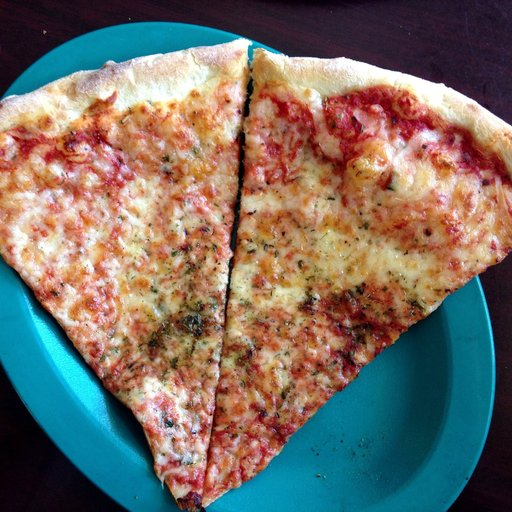
#> input picture 5.1_Textures/images/pizza.jpg, 512 x 512 px
$ jupyter execute --allow-errors P5SergiRomeroPauSoler.ipynb   (shell and % lines are left out)
#> lines starting #> are read from the running program, lines starting #| are printed output that depends on the picture
### 5.1_Textures/LM_filters.py
'''
The Leung-Malik (LM) Filter Bank, implementation in python

T. Leung and J. Malik. Representing and recognizing the visual appearance of
materials using three-dimensional textons. International Journal of Computer
Vision, 43(1):29-44, June 2001.

Reference: http://www.robots.ox.ac.uk/~vgg/research/texclass/filters.html
'''

import numpy as np
import matplotlib.pyplot as plt

def gaussian1d(sigma, mean, x, ord):
    x = np.array(x)
    x_ = x - mean
    var = sigma**2

    # Gaussian Function
    g1 = (1/np.sqrt(2*np.pi*var))*(np.exp((-1*x_*x_)/(2*var)))

    if ord == 0:
        g = g1
        return g
    elif ord == 1:
        g = -g1*((x_)/(var))
        return g
    else:
        g = g1*(((x_*x_) - var)/(var**2))
        return g

def gaussian2d(sup, scales):
    var = scales * scales
    shape = (sup,sup)
    n,m = [(i - 1)/2 for i in shape]
    x,y = np.ogrid[-m:m+1,-n:n+1]
    g = (1/np.sqrt(2*np.pi*var))*np.exp( -(x*x + y*y) / (2*var) )
    return g

def log2d(sup, scales):
    var = scales * scales
    shape = (sup,sup)
    n,m = [(i - 1)/2 for i in shape]
    x,y = np.ogrid[-m:m+1,-n:n+1]
    g = (1/np.sqrt(2*np.pi*var))*np.exp( -(x*x + y*y) / (2*var) )
    h = g*((x*x + y*y) - var)/(var**2)
    return h

def makefilter(scale, phasex, phasey, pts, sup):

    gx = gaussian1d(3*scale, 0, pts[0,...], phasex)
    gy = gaussian1d(scale,   0, pts[1,...], phasey)

    image = gx*gy

    image = np.reshape(image,(sup,sup))
    return image

def makeLMfilters():
    sup     = 49
    scalex  = np.sqrt(2) * np.array([1,2,3])
    norient = 6
    nrotinv = 12

    nbar  = len(scalex)*norient
    nedge = len(scalex)*norient
    nf    = nbar+nedge+nrotinv
    F     = np.zeros([sup,sup,nf])
    hsup  = (sup - 1)/2

    x = [np.arange(-hsup,hsup+1)]
    y = [np.arange(-hsup,hsup+1)]

    [x,y] = np.meshgrid(x,y)

    orgpts = [x.flatten(), y.flatten()]
    orgpts = np.array(orgpts)

    count = 0
    for scale in range(len(scalex)):
        for orient in range(norient):
            angle = (np.pi * orient)/norient
            c = np.cos(angle)
            s = np.sin(angle)
            rotpts = [[c+0,-s+0],[s+0,c+0]]
            rotpts = np.array(rotpts)
            rotpts = np.dot(rotpts,orgpts)
            F[:,:,count] = makefilter(scalex[scale], 0, 1, rotpts, sup)
            F[:,:,count+nedge] = makefilter(scalex[scale], 0, 2, rotpts, sup)
            count = count + 1

    count = nbar+nedge
    scales = np.sqrt(2) * np.array([1,2,3,4])

    for i in range(len(scales)):
        F[:,:,count]   = gaussian2d(sup, scales[i])
        count = count + 1

    for i in range(len(scales)):
        F[:,:,count] = log2d(sup, scales[i])
        count = count + 1

    for i in range(len(scales)):
        F[:,:,count] = log2d(sup, 3*scales[i])
        count = count + 1

    return F

# Call the make filter function
F = makeLMfilters()
print("LM filters imported, the shape of the filter bank is: ", F.shape)

### 5.1_Textures/P5SergiRomeroPauSoler.ipynb
==============================================================================================
# Practicum 5 - Part 1

==============================================================================================

## Delivery

Up to **1 point out of 10** will be penalized if the following requirements are not fulfilled:

- Implemented code should be commented.

- The questions introduced in the exercises must be answered.

- Add title to the figures to explain what is displayed.

- Comments need to be in **english**.

- The deliverable must be a file named **P5_Student1_Student2.zip** that includes:
    - The notebook P5_Student1_Student2.ipynb completed with the solutions to the exercises and their corresponding comments.

**Deadline (Group A- Group F): November 23th, 23:00 h**

**Deadline (Group B): November 24th, 23:00 h**

==============================================================================================
##  Image search using textures
==============================================================================================

#### Problem we want to solve
- Given a query image **$x$** and a set of images **$X$** we would like to retreive the most similar to **$x$** images from  **$X$**.

The exercises of this notebook will show how we can perform image similarity search using:

**Part 1:**

- Gaussian filters
- Descriptors based on texture

**Part 2:**

- Distance between images and similarity search

### Imports

[cell 1]

import time
import scipy
import numpy as np
import skimage
from skimage import filters
from skimage.io import imread
from skimage.color import rgb2gray, rgba2rgb
from skimage.transform import resize
from scipy.ndimage import convolve

import pickle


import os
import matplotlib.pyplot as plt
import warnings
warnings.filterwarnings('ignore')

[cell 2]
def visualize2(tigre_f,tigre_x,label1,label2):
    #visualize
    fig=plt.figure(figsize=(15,15))
    fig.add_subplot(1,2,1)
    plt.title(label1)
    plt.imshow(tigre_f, cmap='gray')
    plt.xticks([])
    plt.yticks([])
    fig.add_subplot(1,2,2)
    plt.title(label2)
    plt.xticks([])
    plt.yticks([])
    plt.imshow(tigre_x, cmap='gray')

def normalize(image): return (image[:,:]- image.min())/(image.max() - image.min())


def visualize_n(image_list):

    fig=plt.figure(figsize=(15,15))
    for i in range(len(image_list)):

        fig.add_subplot(1,len(image_list),i +1)
        plt.imshow(image_list[i], cmap='gray')
        plt.xticks([])
        plt.yticks([])

def normalize(image): return (image[:,:]- image.min())/(image.max() - image.min())

# 1 Leung-Malik (LM) Filter Bank
We can apply a collection of multiple filters that we call a filter bank. Note that if we apply $D$ filters our feature vectors will be $D$ dimensional.

The following image shows a filter bank. In the filter bank we typically want filters to capture a combination of scales, orientations of different types of patterns. This particular filter bank is The Leung-Malik (LM) Filter Bank.

We import Leung-Malik filters as follows:

[cell 3]
import LM_filters
filter_bank = LM_filters.makeLMfilters()

**1.1** Check what the makeLMfilters reurn and plot all the filters using ``plt.subplots()``

**Hint:** In order to perform a correct visualization, please, check how many filters are in the filter bank.

[cell 4]
n_filters = filter_bank.shape[-1]

fig, ax = plt.subplots(ncols=12, nrows=4, figsize=(15,3))

k = 0
for i in range(4):
    for j in range(12):
        ax[i,j].imshow(filter_bank[:,:,k], cmap = 'gray')
        ax[i,j].axis("off")
        k = k + 1

Which is the size of the filters? How many filters there are?

[cell 5]
print("Filters shape:\t", filter_bank[:,:,0].shape)
print("Num filters:\t", n_filters)

## Visualize Features

**1.2** Read the image ``/images/pizza.jpg``, and resize it to 250𝑥250 pixels. Then, convert the image to grayscale and visualize both, the RGB and the grayscale images.

[cell 6]
pizza = imread("images/pizza.jpg")
#> pizza is the input picture: shape (512, 512, 3); mean R, G, B 118.5, 110.4, 101.9
pizza = resize(pizza, (250, 250))
#> pizza: shape (250, 250, 3) float64
pizza_gr = rgb2gray(pizza)
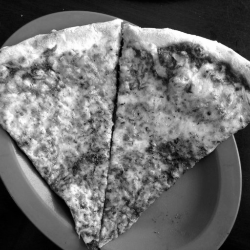
#> pizza_gr: shape (250, 250) float64; min 0.0025, max 1, mean 0.437

visualize2(pizza, pizza_gr, "RGB", "Gray")

**1.3** Make a function `visualize_filters(im,  filter_bank, n_filters=5)` that recieves the `filter_bank`, an image `im` and an integer `n_filters`.

The function  must make a plot of two rows containing in the first row, in position $k$, the image convolved by filter $k$. In the second row, in position $k$, the image of the k'th filter. The result for `n_filter=5` should look like

**Hint**: Note that since at this moment we are focusing on the texture, we will not use the color of the images.

[cell 7]
bank = [filter_bank[:,:,i] for i in range(0,len(filter_bank)-1)]

[cell 8]
def apply_filters(im,  filters):
    return np.array([np.abs(convolve(im, f)) for f in filters])

def visualize_filters(im,  filter_bank, n_filters=5):
    filters = filter_bank[0:n_filters]
    images = apply_filters(im, filters)
    visualize_n(images)
#> the loop in visualize_n, `for i in range(len(image_list)): ` made 5 passes
    visualize_n(filters)

[cell 9]
visualize_filters(pizza_gr, bank)
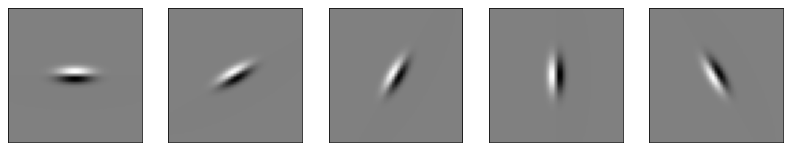
#> figure drawn by matplotlib, 5 panels

**1.4** (Optional) Try ``visualize_filters()`` using a different number of filters and using another image (for instance ``/images/dog.jpg`` or ``/images/flower.jpg``)

[cell 10]
dog = imread("images/dog.jpg")
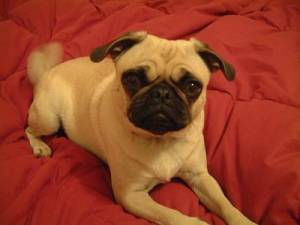
#> input picture 5.1_Textures/images/dog.jpg, 300 x 225 px
#> dog is the input picture: shape (225, 300, 3); mean R, G, B 153.4, 65.9, 40.1
dog = resize(dog, (250, 250))
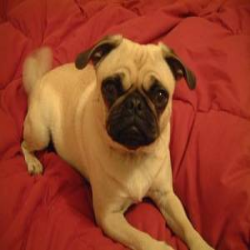
#> dog: shape (250, 250, 3) float64; mean R, G, B 0.601, 0.258, 0.157
dog_gr = rgb2gray(dog)
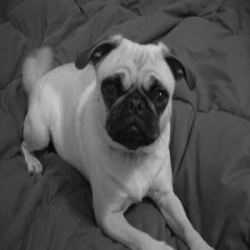
#> dog_gr: shape (250, 250) float64; min 0.0269, max 0.828, mean 0.324

visualize_filters(dog_gr, bank, n_filters=9)
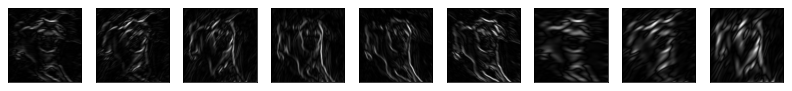
#> figure drawn by matplotlib, 9 panels
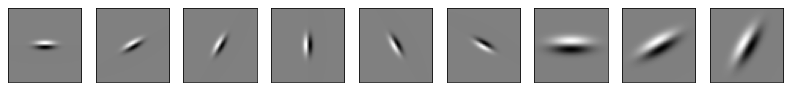
#> figure drawn by matplotlib, 9 panels

### Extracting a feature vector for an image

**1.5** Given $D$ filters from the filter bank and a single image `image`, make a function `extract_features(image, filter_bank, n_filters)` that returns a feature vector of shape `n_filters`. The returned vector must contain at position $k$ the mean of the absolute value of the convolved image by filter $k$.

$$
\text{feat}(x) = \left( \text{mean}( |r_1|), \dots,\text{mean}(|r_D|) \right)
$$

Try the function with the previous image and print the feature vector.

**Hint**: The function should return a feature vector obtained by averaging each filter response on the image.

[cell 11]
def extract_features(image, filter_bank, n_filters):

    filters = bank[0:n_filters]

    filtered_images = apply_filters(image, filters)

    return np.array([np.mean(np.abs(f_image.flatten())) for f_image in filtered_images])

[cell 12]
## Try the function
n_filters = 5
features = extract_features(pizza_gr, bank, n_filters)
#> features = [0.0158, 0.0144, 0.0141, 0.0158, 0.0171]
features
#> Out = [0.0158, 0.0144, 0.0141, 0.0158, 0.0171]

**2.2** (Optional) Try ``extract_features()`` using a different number of filters and other images (for instance ``/images/dog.jpg`` or ``/images/flower.jpg``)

[cell 13]
n_filters = 9
features = extract_features(dog_gr, bank, n_filters)
#> features = [0.00662, 0.00652, 0.00758, 0.00877, 0.00858, 0.0076, 0.00465, 0.00466, 0.00527]
features
#> Out has the same summary as features

## 2 Load & resize the dataset

**2.1** Read all the images in the directories, resized them to 250x250 pixels and save the image in an array:

<ul>
    <li>./images/pizza/</li>
    <li>./images/flowers/</li>
    <li>./images/pets/</li>
</ul>

**Hint:** You have to create an array for each directory, which containts all the images belonging to that path.

**Hint:** You need to use ``os.listdir()`` to list all the images for each directory.

#> (a cell that did not finish here is left out)

Visualize one image (the first) from each array. Use ``subplot`` to create a 3x1figure.

#> (a cell that did not finish here is left out)

How many images there are in each directory?

#> (a cell that did not finish here is left out)

### Constructing the matrix of the feature vectors for all images

**2.2** Implement a function `get_dataset_features(all_images, filter_bank)` that applies `extract_features` to get a feature vector for each of the images in the union of the three datasets (fish and chips_images, pizza, paella). It must return a matrix containing at row $k$ feature vector for the input image $k$.

Try the function with the whole data set:

*all_images = pizza_images + flowers_images + pets_images*

[cell 17]
from tqdm import tqdm_notebook

def get_dataset_features(all_images, bank):
    n_filters = len(bank)

    result = [extract_features(image, bank, n_filters) for image in tqdm_notebook(all_images)]

    return np.array(result)

#> (a cell that did not finish here is left out)

**2.3** Print the shape of `feature_vectors` as well as the features for image #0 (*i.e. all_images[0]*), image #30, and image #59, directly from the vector

#> (a cell that did not finish here is left out)

#> (a cell that did not finish here is left out)

### Visualizing the features of an image

**2.4** Define a function `visualize_features` that given three different images, plots their features. Use different colors (red, green, and blue) to distinguish the features of each image.
Choose 3 images on your choice and visualize the results.

[cell 21]
"""
Im_index has len 3 by definition
    if its less function will return
    if more only 3 first images will be analized
"""
def visualize_features(im_index, feature_vector):

    if len(im_index) > 3: im_index = im_index[:3]
    elif len(im_index) < 3: return

    features1 =  feature_vector[im_index[0]]
    features2 =  feature_vector[im_index[1]]
    features3 =  feature_vector[im_index[2]]

    ind = np.arange(len(feature_vector[0]))

    fig = plt.figure(figsize=(18,8))
    fe1 = plt.bar( ind, features1,0.2, color='y')
    fe2 = plt.bar( ind+.2, features2, 0.2, color='r')
    fe3 = plt.bar( ind+.4, features3,0.2, color='g')
    plt.legend(
        (fe1[0], fe2[0], fe3[0]),
        ('Image '+str(im_index[0]),'Image '+str(im_index[1]),'Image '+str(im_index[2])),
        loc=2, prop={'size': 20})
    plt.show()

#> (a cell that did not finish here is left out)

**2.5** (Optional) Try the function using a different set of images

#> (a cell that did not finish here is left out)

Explain which features are most important to a given image and with each derivatives are related.

The most important features for observed images are form 36 to 40:

[cell 24]
visualize_n(bank[36:40])
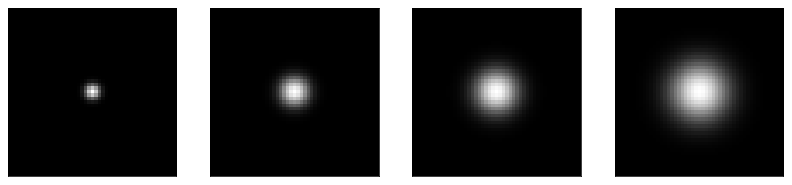
#> figure drawn by matplotlib, 4 panels

This filters correspond to the derivative of a gaussian. They are used to detect spots.

### Similarity search

Let us assume $f(x) \in \mathbb{R}^D$ represents a set of features for $x$. Given a query image $x$ and another image $x^m$ from the database, we can compute the distance between images as
$$
\text{distance}\left( f(x) , \, f(x^m) \right) = \| \text{feat}(x)  - \text{feat}(x^m)  \|_2 =  \sqrt{ \sum_{d=1}^\text{D} \left( f(x)_d - f(x^m)_d  \right)^2 }
$$

then we can find the closest image $x^{m^*}$ from the database to $x$ as $m^* =  \text{argmin}_{m} \{ \| \text{feat}(x)  - \text{feat}(x^m)  \|_2 \}$

**2.5** Extract the image features using ``pizza.jpg`` and look for the most similar image in the whole dataset by comparing its features with those extracted from ``all_images``. What index was found in ``feature_vectors``?

Show the two images.

[cell 25]
pizza = resize(rgb2gray(imread("images/pizza.jpg")), (250,250))
#> pizza: shape (250, 250) float64; min 0.0025, max 1, mean 0.437
image_feature = extract_features(pizza_gr, bank, len(bank))
#> image_feature = 48 values, max 6.2 at index 39, min 0.000926 at index 32, mean 0.37

#> (the rest of this cell did not finish here and is left out)

**2.6** (Optional) Repeat the process using ``/images/dog.jpg`` and ``/images/flower.jpg``

[cell 26]
dog = rgb2gray(resize(imread("images/dog.jpg"), (250,250)))

image_feature = extract_features(dog, bank, len(bank))
#> image_feature = 48 values, max 4.59 at index 39, min 0.000492 at index 30, mean 0.273

#> (the rest of this cell did not finish here and is left out)

[cell 27]
flower = rgb2gray(resize(imread("images/flower.jpg"), (250, 250)))
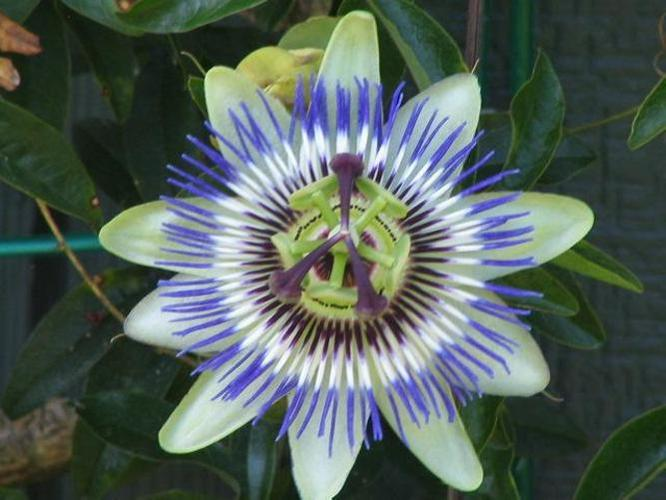
#> input picture 5.1_Textures/images/flower.jpg, 666 x 500 px
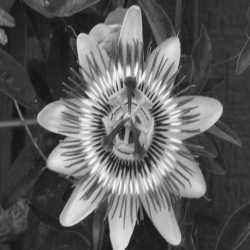
#> flower: shape (250, 250) float64; min 0.0766, max 0.976, mean 0.366

image_feature = extract_features(flower, filter_bank, len(bank))
#> image_feature = 48 values, max 5.19 at index 39, min 0.000886 at index 30, mean 0.31

#> (the rest of this cell did not finish here and is left out)
